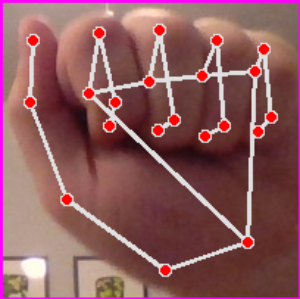
#> input picture trainer_code/train_img/112.png, 300 x 299 px; its folder holds 4 pictures in this run
$ python cvcon.py
#> lines starting #> are read from the running program, lines starting #| are printed output that depends on the picture
from PIL import Image
import os


for filename in os.listdir(os.getcwd()+os.sep+"train_img"):
    # Load foreground image (image to be resized)
    foreground = Image.open(os.getcwd()+os.sep+"train_img"+os.sep+filename)
#> foreground is the input picture: PIL image 300x299 RGB; mean R, G, B 140.9, 90.2, 93.1

    # Define the size of the background image
    bg_width = 300  # Width of the background image
    bg_height = 300  # Height of the background image

    # Create a new white background image
    background = Image.new('RGB', (bg_width, bg_height), (255, 255, 255))  # White color
#> background: PIL image 300x300 RGB; every value is 255

    # Dimensions of the foreground image
    fg_width, fg_height = foreground.size
#> fg_width = 300; fg_height = 299

    # Calculate aspect ratios
    bg_aspect_ratio = bg_width / bg_height
    fg_aspect_ratio = fg_width / fg_height
#> fg_aspect_ratio = 1

    # Determine how to resize the foreground image to match either width or height of the background
    if bg_aspect_ratio >= fg_aspect_ratio:
        # Resize based on height
        new_fg_height = bg_height
        new_fg_width = int(fg_width * (bg_height / fg_height))
    else:
        # Resize based on width
        new_fg_width = bg_width
        new_fg_height = int(fg_height * (bg_width / fg_width))
#> new_fg_height = 299

    # Resize the foreground image
    resized_foreground = foreground.resize((new_fg_width, new_fg_height))

    # Paste resized foreground onto the white background
    x_offset = (bg_width - new_fg_width) // 2
    y_offset = (bg_height - new_fg_height) // 2
#> y_offset = 0
    background.paste(resized_foreground, (x_offset, y_offset))
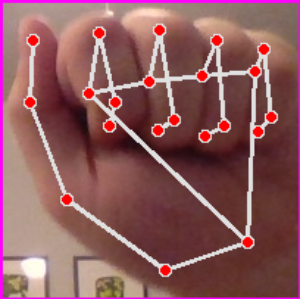
#> background: PIL image 300x300 RGB; mean R, G, B 141.2, 90.8, 93.6

    # Save or display the composed image
    background.save("converted_files"+os.sep+"1_"+filename)
    background.show()
#> pass 2 of the loop `for filename in os.listdir(os.getcwd()+os.sep+"train_img"):`:
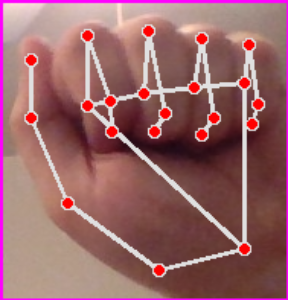
#> input picture trainer_code/train_img/115.png, 288 x 300 px
#> foreground is the input picture: PIL image 288x300 RGB; mean R, G, B 152.3, 101.8, 104.8
#> `background.paste(resized_foreground, (x_offset, y_offset))`:
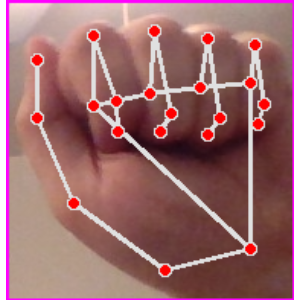
#> background: PIL image 300x300 RGB; mean R, G, B 156.4, 107.9, 110.8
#> pass 3 of the loop `for filename in os.listdir(os.getcwd()+os.sep+"train_img"):`:
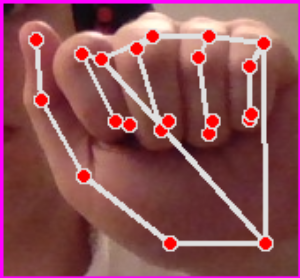
#> input picture trainer_code/train_img/12.png, 300 x 278 px
#> foreground is the input picture: PIL image 300x278 RGB; mean R, G, B 140.2, 80.3, 85.6
#> `background.paste(resized_foreground, (x_offset, y_offset))`:
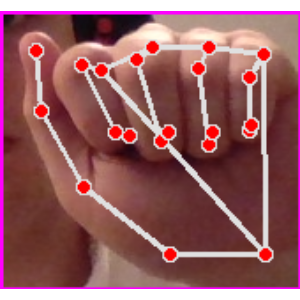
#> background: PIL image 300x300 RGB; mean R, G, B 148.7, 93.1, 98
#> the loop made 4 passes; the first 3 are shown
